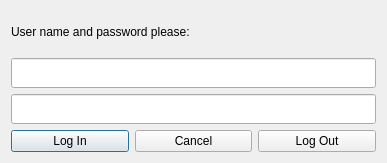
<?xml version="1.0" encoding="UTF-8"?>
<ui version="4.0">
 <class>EnterPass</class>
 <widget class="QDialog" name="EnterPass">
  <property name="geometry">
   <rect>
    <x>0</x>
    <y>0</y>
    <width>387</width>
    <height>163</height>
   </rect>
  </property>
  <property name="windowTitle">
   <string>Passphrase</string>
  </property>
  <layout class="QGridLayout" name="gridLayout">
   <item row="0" column="0">
    <widget class="QLabel" name="label">
     <property name="text">
      <string>User name and password please:</string>
     </property>
    </widget>
   </item>
   <item row="1" column="0">
    <widget class="QLineEdit" name="userEdit">
     <property name="sizePolicy">
      <sizepolicy hsizetype="Expanding" vsizetype="Fixed">
       <horstretch>0</horstretch>
       <verstretch>0</verstretch>
      </sizepolicy>
     </property>
     <property name="minimumSize">
      <size>
       <width>0</width>
       <height>30</height>
      </size>
     </property>
    </widget>
   </item>
   <item row="2" column="0">
    <widget class="QLineEdit" name="passEdit">
     <property name="sizePolicy">
      <sizepolicy hsizetype="Expanding" vsizetype="Fixed">
       <horstretch>0</horstretch>
       <verstretch>0</verstretch>
      </sizepolicy>
     </property>
     <property name="minimumSize">
      <size>
       <width>0</width>
       <height>30</height>
      </size>
     </property>
    </widget>
   </item>
   <item row="3" column="0">
    <layout class="QHBoxLayout" name="horizontalLayout">
     <item>
      <widget class="QPushButton" name="loginButton">
       <property name="text">
        <string>Log In</string>
       </property>
      </widget>
     </item>
     <item>
      <widget class="QPushButton" name="cancelButton">
       <property name="text">
        <string>Cancel</string>
       </property>
      </widget>
     </item>
     <item>
      <widget class="QPushButton" name="logoutButton">
       <property name="text">
        <string>Log Out</string>
       </property>
      </widget>
     </item>
    </layout>
   </item>
  </layout>
 </widget>
 <resources/>
 <connections/>
</ui>
